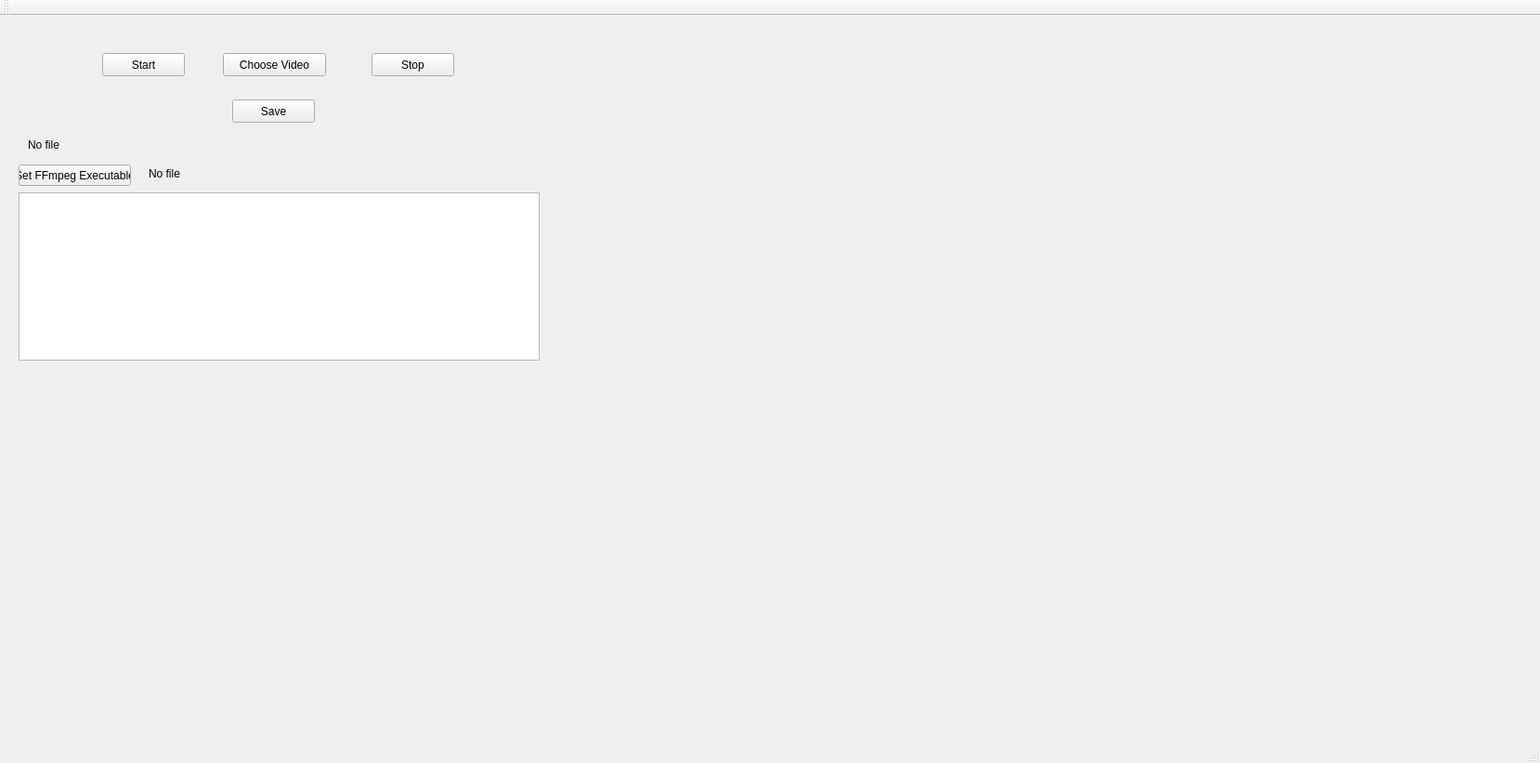
<?xml version="1.0" encoding="UTF-8"?>
<ui version="4.0">
 <class>MainWindow</class>
 <widget class="QMainWindow" name="MainWindow">
  <property name="geometry">
   <rect>
    <x>0</x>
    <y>0</y>
    <width>1658</width>
    <height>821</height>
   </rect>
  </property>
  <property name="windowTitle">
   <string>MainWindow</string>
  </property>
  <widget class="QWidget" name="centralWidget">
   <widget class="QPushButton" name="startButton">
    <property name="geometry">
     <rect>
      <x>110</x>
      <y>40</y>
      <width>89</width>
      <height>25</height>
     </rect>
    </property>
    <property name="text">
     <string>Start</string>
    </property>
   </widget>
   <widget class="QPushButton" name="stopButton">
    <property name="geometry">
     <rect>
      <x>400</x>
      <y>40</y>
      <width>89</width>
      <height>25</height>
     </rect>
    </property>
    <property name="text">
     <string>Stop</string>
    </property>
   </widget>
   <widget class="QPushButton" name="saveButton">
    <property name="geometry">
     <rect>
      <x>250</x>
      <y>90</y>
      <width>89</width>
      <height>25</height>
     </rect>
    </property>
    <property name="text">
     <string>Save</string>
    </property>
   </widget>
   <widget class="QLabel" name="filenameLabel">
    <property name="geometry">
     <rect>
      <x>30</x>
      <y>130</y>
      <width>541</width>
      <height>17</height>
     </rect>
    </property>
    <property name="text">
     <string>No file</string>
    </property>
   </widget>
   <widget class="QPushButton" name="chooseVideoButton">
    <property name="geometry">
     <rect>
      <x>240</x>
      <y>40</y>
      <width>111</width>
      <height>25</height>
     </rect>
    </property>
    <property name="text">
     <string>Choose Video</string>
    </property>
   </widget>
   <widget class="QTextEdit" name="ffmpegOutput">
    <property name="geometry">
     <rect>
      <x>20</x>
      <y>190</y>
      <width>561</width>
      <height>181</height>
     </rect>
    </property>
   </widget>
   <widget class="QPushButton" name="setFFmpegExe">
    <property name="geometry">
     <rect>
      <x>20</x>
      <y>160</y>
      <width>121</width>
      <height>23</height>
     </rect>
    </property>
    <property name="text">
     <string>Set FFmpeg Executable</string>
    </property>
   </widget>
   <widget class="QLabel" name="exeLabel">
    <property name="geometry">
     <rect>
      <x>160</x>
      <y>160</y>
      <width>411</width>
      <height>20</height>
     </rect>
    </property>
    <property name="text">
     <string>No file</string>
    </property>
   </widget>
  </widget>
  <widget class="QMenuBar" name="menuBar">
   <property name="geometry">
    <rect>
     <x>0</x>
     <y>0</y>
     <width>1658</width>
     <height>22</height>
    </rect>
   </property>
  </widget>
  <widget class="QToolBar" name="mainToolBar">
   <attribute name="toolBarArea">
    <enum>TopToolBarArea</enum>
   </attribute>
   <attribute name="toolBarBreak">
    <bool>false</bool>
   </attribute>
  </widget>
  <widget class="QStatusBar" name="statusBar"/>
 </widget>
 <layoutdefault spacing="6" margin="11"/>
 <resources/>
 <connections/>
</ui>
